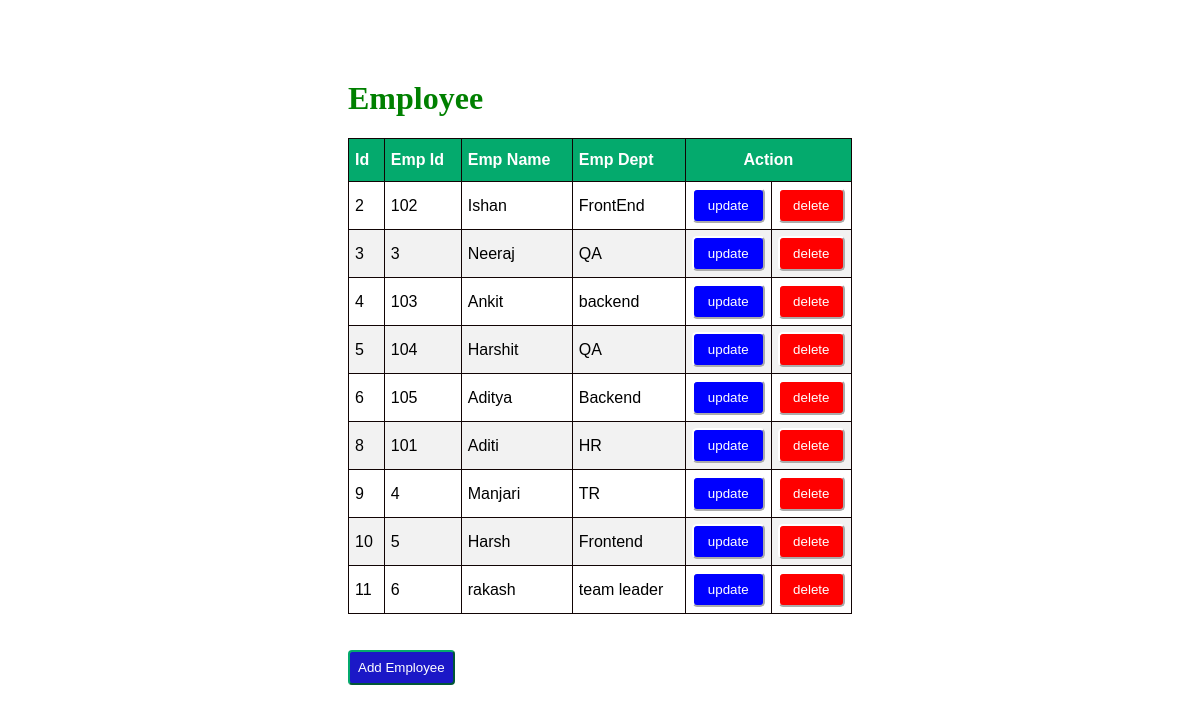
Before: / with the older database file.
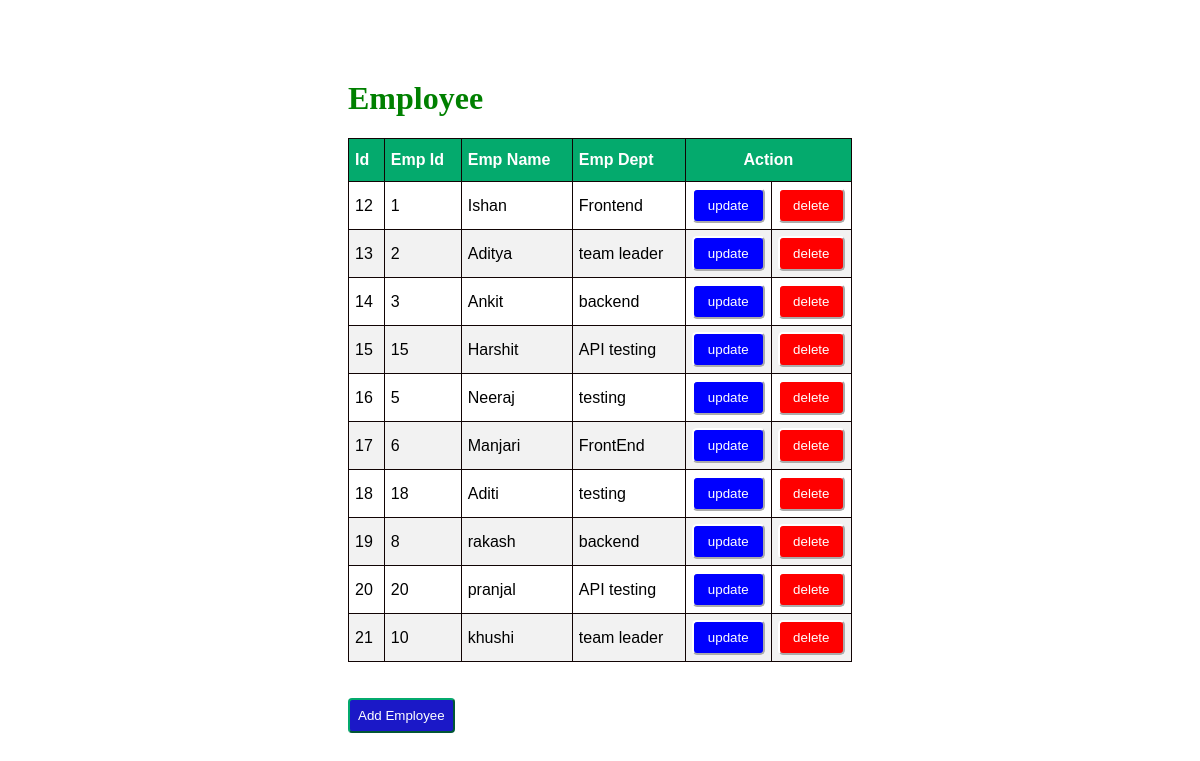
After: the same page with the newer database file.
### employee/models.py (models this page shows)
class Employee(models.Model):
    emp_id = models.IntegerField()
    emp_name = models.CharField(max_length=50)
    emp_dept = models.CharField(max_length=50)

### employee/views.py (the view)
# urls.py: 2. Add a URL to urlpatterns:  path('', views.home, name='home')
def home(request):
    employee = Employee.objects.all()
    return render(request, "home.html", {'employee': employee})

### employee/templates/home.html (shortened to what this page needs)
<!DOCTYPE html>
<html lang="en">
<head>
</head>
{% load static %}
<link rel="stylesheet" href="{% static 'style.css' %}">
<body>
    <div class="container">
        <h1>Employee</h1>
        <table id="customers" border="1">
            <thead>
                <th>Id</th>
                <th>Emp Id</th>
                <th>Emp Name</th>
                <th>Emp Dept</th>
                <th colspan="2" id="mid">Action</th>
            </thead>
            {% for x in employee %}
            <tr>
                <td>{{x.id}}</td>
                <td>{{x.emp_id}}</td>
                <td>{{x.emp_name}}</td>
                <td>{{x.emp_dept}}</td>
                <td>
                    <a href="update/{{x.id}}"><button id="up">update</button></a>
                </td>
                <td>
                    <a href="delete/{{x.id}}"><button id="del">delete</button></a>
                </td>
            </tr>
            {% endfor %}
        </table>
        <br><br>
        <a href="{% url 'create' %}"><button id="new3">Add Employee</button></a>
    </div>
</body>
</html>

### employee/static/style.css (style rules this page uses)
.container { margin: 80px 240px 60px 240px; padding: 0px 100px 100px 100px; }
#customers { font-family: Arial, Helvetica, sans-serif; border-collapse: collapse; width: 100%; }
#customers td, #customers th { border: 1px solid rgb(17, 4, 4); padding: 6px; }
#customers tr:nth-child(even) { background-color: #f2f2f2; }
#customers th { padding-top: 12px; padding-bottom: 12px; text-align: left; background-color: #04AA6D; color: white; }
#customers #mid { text-align: center; }
#customers #up { background-color: blue; border-color: white; border-radius: 5px; padding: 8px; color: white; }
#customers #del { background-color: red; border-color: white; border-radius: 5px; padding: 8px; color: white; }
#customers button { width: 100%; }
h1 { color: green; }
.container #new3 { padding: 8px; background-color: rgb(27, 24, 199); color: white; border-radius: 4px; border-color: #04AA6D; }

Changed rows visible on the page:
removed Employee: id "2", emp_id "102", emp_name "Ishan", emp_dept "FrontEnd"
removed Employee: id "3", emp_id "3", emp_name "Neeraj", emp_dept "QA"
removed Employee: id "4", emp_id "103", emp_name "Ankit", emp_dept "backend"
removed Employee: id "5", emp_id "104", emp_name "Harshit", emp_dept "QA"
removed Employee: id "6", emp_id "105", emp_name "Aditya", emp_dept "Backend"
removed Employee: id "8", emp_id "101", emp_name "Aditi", emp_dept "HR"
removed Employee: id "9", emp_id "4", emp_name "Manjari", emp_dept "TR"
removed Employee: id "10", emp_id "5", emp_name "Harsh", emp_dept "Frontend"
removed Employee: id "11", emp_id "6", emp_name "rakash", emp_dept "team leader"
added Employee: id "12", emp_id "1", emp_name "Ishan", emp_dept "Frontend"
added Employee: id "13", emp_id "2", emp_name "Aditya", emp_dept "team leader"
added Employee: id "14", emp_id "3", emp_name "Ankit", emp_dept "backend"
added Employee: id "15", emp_id "15", emp_name "Harshit", emp_dept "API testing"
added Employee: id "16", emp_id "5", emp_name "Neeraj", emp_dept "testing"
added Employee: id "17", emp_id "6", emp_name "Manjari", emp_dept "FrontEnd"
added Employee: id "18", emp_id "18", emp_name "Aditi", emp_dept "testing"
added Employee: id "19", emp_id "8", emp_name "rakash", emp_dept "backend"
added Employee: id "20", emp_id "20", emp_name "pranjal", emp_dept "API testing"
added Employee: id "21", emp_id "10", emp_name "khushi", emp_dept "team leader"
